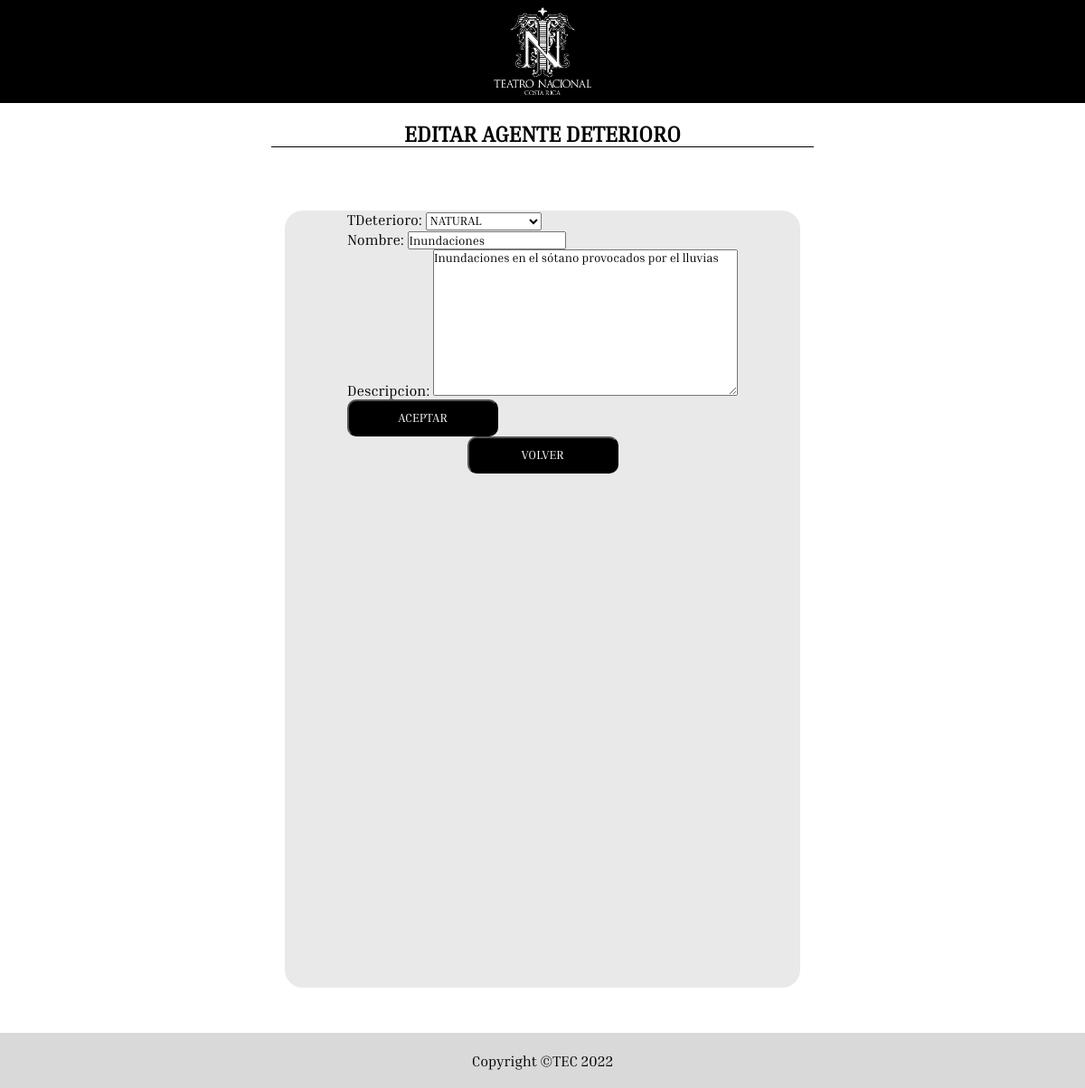
The page /menuAdmin/verAgentesDeterioro/updateAgente/1 on the database as committed earlier.
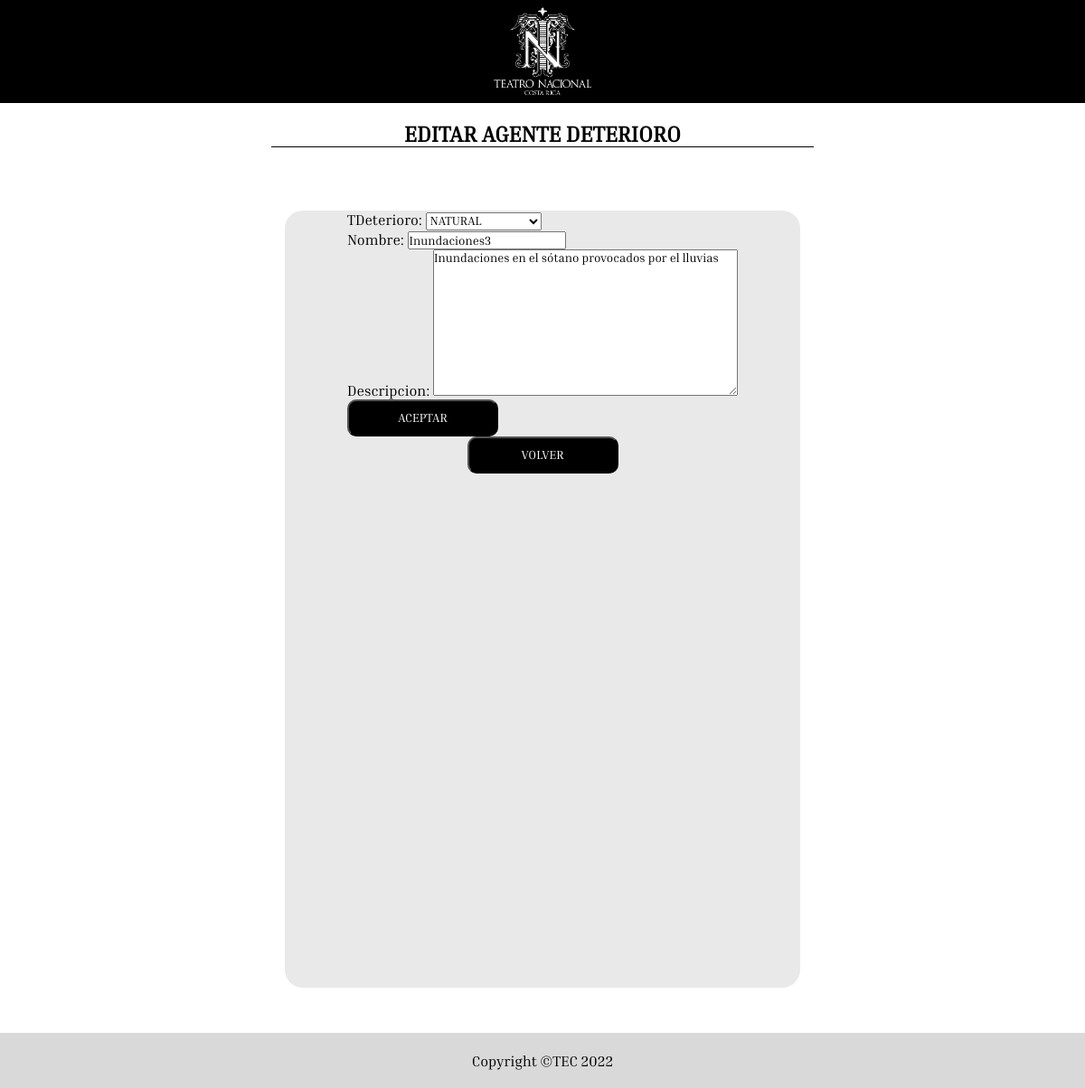
The same page on the database as committed later.
### modelo/models.py (models this page shows, shortened)
class AgenteDeterioro(models.Model):
    class TAgenteDeterioro(models.TextChoices):
        NATURAL = 'NATURAL', 'NATURAL'
        CIRCUNSTANCIAL = 'CIRCUNSTANCIAL', 'CIRCUNSTANCIAL'
    tDeterioro = models.CharField(max_length=25 , choices=TAgenteDeterioro.choices)
    nombre = models.CharField(max_length=100)
    descripcion = models.TextField()

### modelo/views.py (the view, shortened to what this page needs)
# urls.py: path('menuAdmin/verAgentesDeterioro/updateAgente/<int:id_>', views.updateAgente, name='updateAgente'),
def updateAgente(request, id_):
    if request.method == 'GET':
        agente = get_object_or_404(AgenteDeterioro, id=id_)
        form = CreateAgenteForm(instance=agente)
        return render(request, 'editarAgenteDeterioro.html', { 'agente' : agente , 'form' : form })

### modelo/forms.py
class CreateAgenteForm(ModelForm):
    class Meta:
        model = AgenteDeterioro
        fields = ['tDeterioro', 'nombre', 'descripcion']

### modelo/templates/editarAgenteDeterioro.html (shortened to what this page needs)
{% extends 'baseAdmin.html' %}
{% block content %}
{% load static %}
<div class="tituloLista">
  <h2>EDITAR AGENTE DETERIORO</h2>
</div>
<div class="formularioContainer4">
  <form action="" method="post" enctype="multipart/form-data">
    {{form.as_p}}
    <button class="botonEstandar btn167">
      <span class="letraEstandar">ACEPTAR</span>
    </button>
  </form>
  <a href="{{request.META.HTTP_REFERER}}">
    <button class="botonEstandar btn167">
      <span class="letraEstandar">VOLVER</span>
    </button>
  </a>
</div>
{% endblock content %}

Rows that differ between the two databases and show on the page:
changed AgenteDeterioro "NATURAL": nombre "Inundaciones" → "Inundaciones3"
